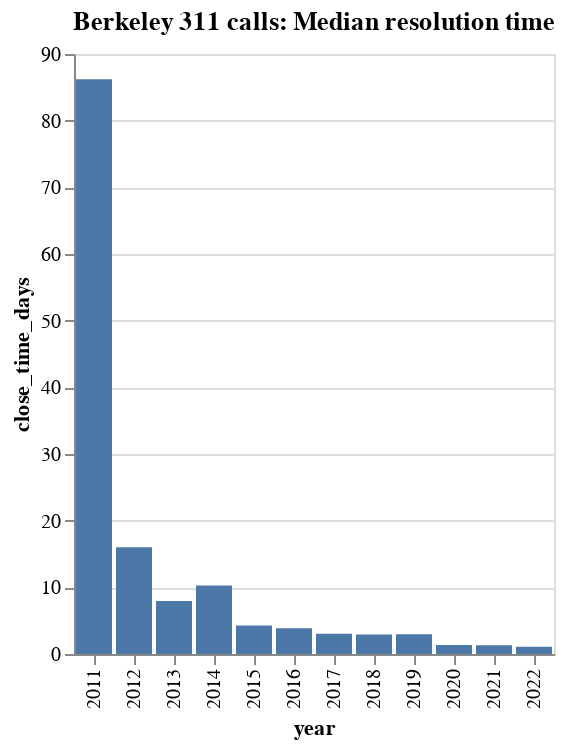

Notebook source saved alongside this figure:
### Code cell
alt.Chart(annual_summary[['year', 'close_time_days']]).mark_bar().encode(
    x='year:O',
    y='close_time_days',
).properties(
    title='Berkeley 311 calls: Median resolution time'
)

### Figure 1 — Vega-Lite specification as saved in the notebook (floating-point values rounded to 4 significant figures)
{"config": {"view": {"continuousWidth": 300, "continuousHeight": 300}}, "data": {"name": "data-48876d1e86d0ecda06bb10611a154d51"}, "mark": {"type": "bar"}, "encoding": {"x": {"field": "year", "type": "ordinal"}, "y": {"field": "close_time_days", "type": "quantitative"}}, "title": "Berkeley 311 calls: Median resolution time", "$schema": "https://vega.github.io/schema/vega-lite/v5.8.0.json", "datasets": {"data-48876d1e86d0ecda06bb10611a154d51": [{"year": 2011, "close_time_days": 86.2}, {"year": 2012, "close_time_days": 16.0}, {"year": 2013, "close_time_days": 7.948}, {"year": 2014, "close_time_days": 10.29}, {"year": 2015, "close_time_days": 4.259}, {"year": 2016, "close_time_days": 3.864}, {"year": 2017, "close_time_days": 3.055}, {"year": 2018, "close_time_days": 2.926}, {"year": 2019, "close_time_days": 2.944}, {"year": 2020, "close_time_days": 1.345}, {"year": 2021, "close_time_days": 1.298}, {"year": 2022, "close_time_days": 1.097}]}}
